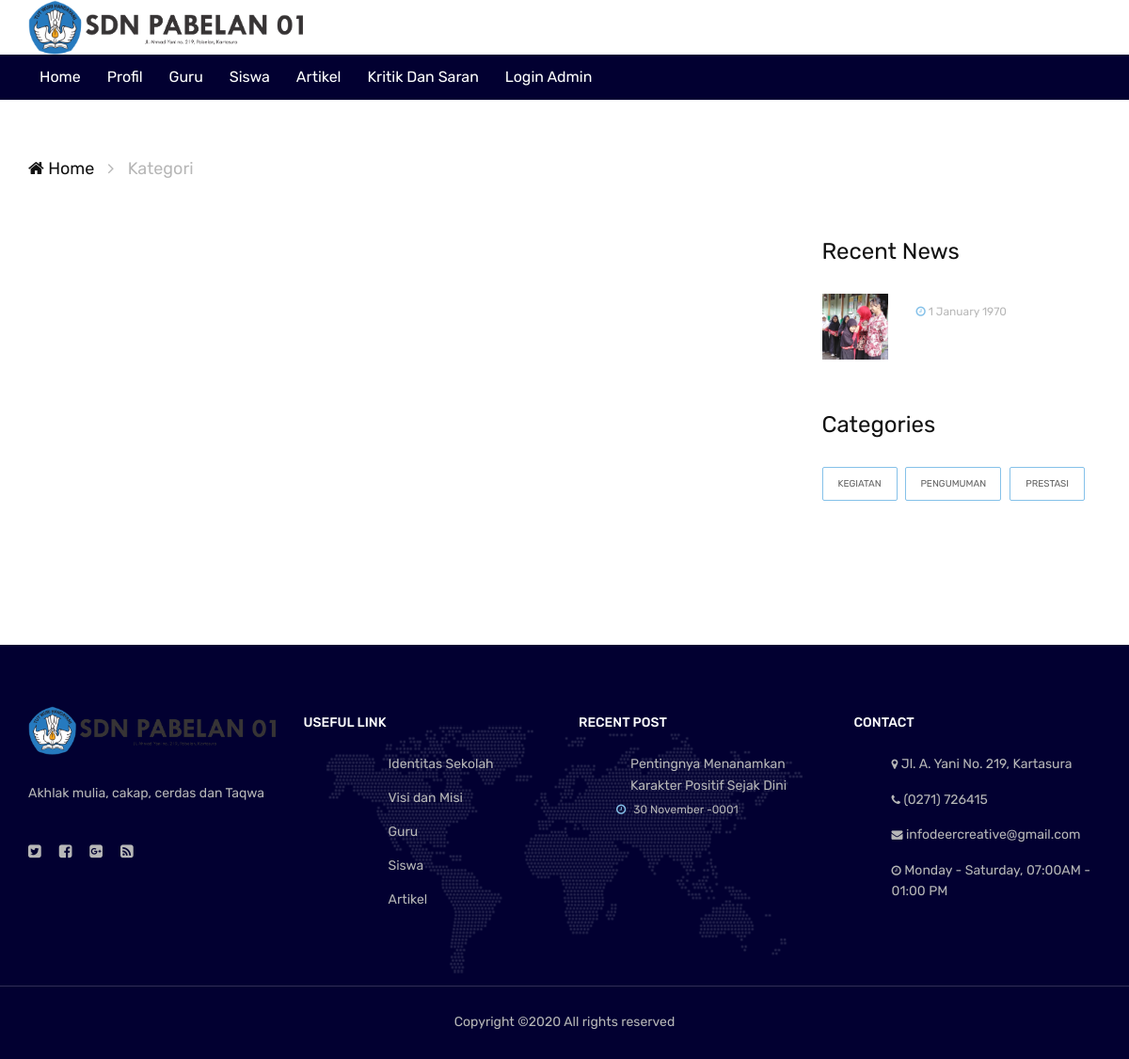
The page /kategori.php on the database its author committed.
### tables this page shows
CREATE TABLE `kategori` (
  `id_kategori` int(11) NOT NULL,
  `kategori` varchar(255) NOT NULL
);

CREATE TABLE `artikel` (
  `id_artikel` int(8) NOT NULL,
  `judul` varchar(255) NOT NULL,
  `konten` text NOT NULL,
  `tanggal` datetime NOT NULL DEFAULT CURRENT_TIMESTAMP,
  `foto_artikel` varchar(255) NOT NULL,
  `id_kategori` int(11) NOT NULL
);

### kategori.php (the view, shortened to what this page needs)
<head>
	<link rel="stylesheet" href="css/bootstrap.min.css"/>
	<link rel="stylesheet" href="css/font-awesome.min.css"/>
	<link rel="stylesheet" href="css/themify-icons.css"/>
	<link rel="stylesheet" href="css/owl.carousel.css"/>
	<link rel="stylesheet" href="css/style.css"/>
</head>
<body>
	<header class="header-section">
		<div class="container">
			<a href="index.html"><img width='292px' height='58px' src="img/logo.png" alt=""></a>
		</div>
	</header>
	<nav class="nav-section">
		<div class="container">
			<div class="scrollmenu">
				<a href="index.php">Home</a>
				<div class="dropdown">
					<button class="dropbtn">Profil</button>
				</div>
				<a href="guru.php">Guru</a>
				<a href="siswa.php">Siswa</a>
				<a href="blog.php">Artikel</a>
				<a href="index.php#komen">Kritik Dan Saran</a>
				<a href="admin/login/">Login Admin</a>
			</div>
	</nav>
	<div class="site-breadcrumb">
		<div class="container">
			<a href="#"><i class="fa fa-home"></i> Home</a> <i class="fa fa-angle-right"></i>
			<span>Kategori</span>
		</div>
	</div>
	<section class="blog-page-section spad pt-0">
		<div class="container">
			<div class="row">
				<div class="col-lg-8 post-list">
						<?php
						    include "konektor.php";
						        $tampilan = substr($kalimat, 0, $jumlahkarakter);?>
				</div>
				<div class="col-sm-8 col-md-5 col-lg-4 col-xl-3 offset-xl-1 offset-0 pl-xl-0 sidebar">
					<div class="widget">
						<h5 class="widget-title">Recent News</h5>
						<div class="recent-post-widget">
							<div class="rp-item">
								<?php
								$urut="select * from artikel order by tanggal desc limit 5";
						    	$sql = mysqli_query($conn, $urut);
								while ($isiberita = mysqli_fetch_array($sql))
									$foto = $isiberita[foto_artikel];
						 ?>
								<div class="rp-thumb set-bg" data-setbg="<?php echo $foto; ?>"></div>
								<div class="rp-content">
									<p><i class="fa fa-clock-o"></i><?php echo date(' j F Y',strtotime($isiberita['tanggal']))?></p>
									<br>
								</div>
							</div>
						</div>
					</div>
					<div class="widget">
						<h4 class="widget-title">Categories</h4>
						<div class="tags">
							<?php
		                        $s = "select * from kategori";
		                        $q = mysqli_query($conn, $s);
		                        while ($a = mysqli_fetch_array($q)) {
		                        ?>
		                            <a href="kategori.php?id_kategori=<?php echo $a['id_kategori']; ?>" class="nav-link scroll"><?php echo $a['kategori']; ?></a>
		                        <?php
		                            }
		                            ?>
						</div>
					</div>
				</div>
			</div>
		</div>
	</section>
	<footer class="footer-section">
		<div class="container footer-top">
			<div class="row">
				<div class="col-sm-6 col-lg-3 footer-widget">
					<div class="about-widget">
						<img src="img/logo.png" alt="">
						<p>Akhlak mulia, cakap, cerdas dan Taqwa</p>
						<div class="social pt-1">
							<a href=""><i class="fa fa-twitter-square"></i></a>
							<a href=""><i class="fa fa-facebook-square"></i></a>
							<a href=""><i class="fa fa-google-plus-square"></i></a>
							<a href=""><i class="fa fa-rss-square"></i></a>
						</div>
					</div>
				</div>
				<div class="col-sm-6 col-lg-3 footer-widget">
					<h6 class="fw-title">USEFUL LINK</h6>
					<div class="dobule-link">
						<ul>
							<li><a href="about.php">Identitas Sekolah</a></li>
							<li><a href="visimisi.php">Visi dan Misi</a></li>
							<li><a href="guru.php">Guru</a></li>
							<li><a href="siswa.php">Siswa</a></li>
							<li><a href="blog.php">Artikel</a></li>
						</ul>
					</div>
				</div>
				<div class="col-sm-6 col-lg-3 footer-widget">
					<h6 class="fw-title">RECENT POST</h6>
					<ul class="recent-post">
						<?php
						require_once 'konektor.php';
						$footer="select * from artikel order by tanggal desc limit 2";
						$sqlfooter = mysqli_query($conn, $footer);
						while ($beritafooter = mysqli_fetch_array($sqlfooter)) { ?>
						<li>
							<div class="col-sm-12"><p><?php echo $beritafooter['judul'] ?></p></div>
							<span><i class="fa fa-clock-o"></i><?php echo date(' j F Y',strtotime($beritafooter['tanggal']))?></span>
						</li>
						<?php } ?>
					</ul>
				</div>
				<div class="col-sm-6 col-lg-3 footer-widget">
					<h6 class="fw-title">CONTACT</h6>
					<ul class="contact">
						<li><p><i class="fa fa-map-marker"></i> Jl. A. Yani No. 219, Kartasura</p></li>
						<li><p><i class="fa fa-phone"></i> (0271) 726415</p></li>
						<li><p><i class="fa fa-envelope"></i> infodeercreative@gmail.com</p></li>
						<li><p><i class="fa fa-clock-o"></i> Monday - Saturday, 07:00AM - 01:00 PM</p></li>
					</ul>
				</div>
			</div>
		</div>
		<div class="copyright">
			<div class="container">
				<p>
Copyright &copy;<script>document.write(new Date().getFullYear());</script> All rights reserved
</p>
			</div>
		</div>
	</footer>
</body>
</html>

### css/style.css (style rules this page uses)
html, body { height: 100%; font-family: 'Rubik', sans-serif; }
h1, h2, h3, h4, h5, h6 { color: #111111; margin: 0; font-weight: 500; font-family: 'Rubik', sans-serif; }
h4 { font-size: 24px; }
h5 { font-size: 20px; }
h6 { font-size: 14px; }
p { font-size: 14px; color: #636363; line-height: 1.6; }
img { max-width: 100%; }
.scrollmenu { white-space: nowrap; }
.scrollmenu a { display: inline-block; color: white; padding: 12px; text-decoration: none; }
.dropbtn { background: #020031; color: white; padding: 12px; font-size: 16px; border: none; cursor: pointer; z-index: 10; }
.dropdown { background: #020031; position: relative; display: inline-block; z-index: 10; }
.spad { padding-top: 90px; padding-bottom: 90px; }
.set-bg { background-repeat: no-repeat; background-size: cover; background-position: center 0; }
.header-section { padding: 0px 0; overflow: hidden; }
.nav-section { background: #020031; z-index: 10; }
.footer-section { background-color: #020031; background-image: url("../img/footer-bg.png"); background-repeat: no-repeat; background-position: center 75px; }
.footer-section .footer-top { padding: 65px 15px; }
.footer-section .copyright { border-top: 1px solid #312f56; padding: 27px 0; text-align: center; }
.footer-section .copyright p { color: #b7b7b7; margin-bottom: 0; }
.footer-widget .fw-title { text-transform: uppercase; color: #fff; margin-bottom: 25px; padding-top: 10px; }
.footer-widget p, .footer-widget span { color: #b7b7b7; }
.footer-widget ul { list-style: none; }
.footer-widget .about-widget img { margin-bottom: 30px; }
.footer-widget .about-widget p { margin-bottom: 35px; }
.footer-widget .social a { color: #b7b7b7; margin-right: 15px; }
.footer-widget .dobule-link ul { display: inline-block; }
.footer-widget .dobule-link ul a { display: block; font-size: 14px; color: #b7b7b7; margin-bottom: 15px; }
.footer-widget .dobule-link ul li:last-child a { margin-bottom: 0; }
.footer-widget .dobule-link ul:last-child { margin-left: 50px; }
.footer-widget .recent-post li { margin-bottom: 25px; }
.footer-widget .recent-post p { margin-bottom: 5px; }
.footer-widget .recent-post span { font-size: 12px; }
.footer-widget .recent-post span i { color: #85C1E9; margin-right: 5px; }
.footer-widget .contact li { margin-bottom: 15px; display: block; }
.footer-widget .contact li p { margin-bottom: 0; }
.footer-widget .contact i { font-size: 12px; }
.site-breadcrumb { padding: 60px 0; color: #b7b7b7; font-size: 18px; }
.site-breadcrumb a { color: #111111; }
.site-breadcrumb a i { margin: 0; }
.site-breadcrumb i { margin: 0 10px; }
.widget { margin-bottom: 55px; margin-left: -19px; }
.widget .widget-title { font-weight: 400; font-size: 24px; margin-bottom: 30px; }
.widget .recent-post-widget .rp-item { margin-bottom: 25px; display: block; overflow: hidden; }
.widget .recent-post-widget .rp-thumb { width: 70px; height: 70px; float: left; margin-right: 30px; }
.widget .recent-post-widget .rp-content { padding-left: 100px; }
.widget .recent-post-widget .rp-content p { font-size: 12px; color: #b7b7b7; margin-bottom: 0; }
.widget .recent-post-widget .rp-content p i { color: #85C1E9; }
.widget .tags a { min-width: 80px; text-transform: uppercase; display: inline-block; font-size: 10px; line-height: 10px; color: #636363; padding: 12px 15px; border: 1px solid #85C1E9; margin-right: 5px; margin-bottom: 8px; text-align: center; border-radius: 2px; }
@media (min-width: 1200px) { .container { max-width: 1170px; } }

### rows shown on the page
kategori: kategori "KEGIATAN"
kategori: kategori "PENGUMUMAN"
kategori: kategori "PRESTASI"
artikel: judul "Pentingnya Menanamkan Karakter Positif Sejak Dini", tanggal "30 November -0001"

### other values the page prints
date(' j F Y',strtotime($isiberita['tanggal'])) "1 January 1970"
